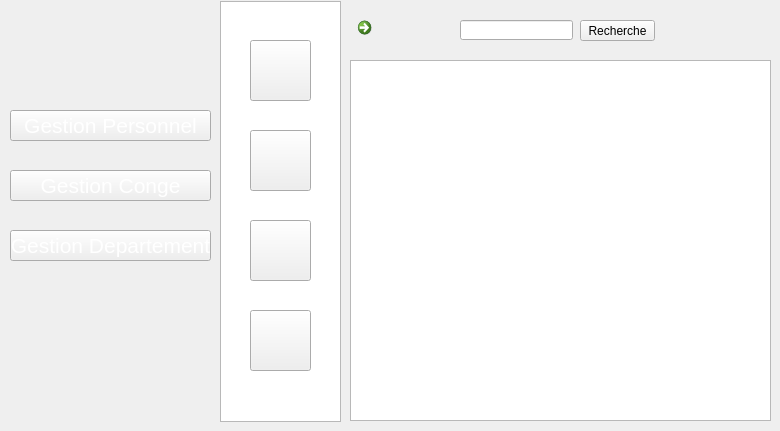
   <widget class="QWidget" name="page_13">
    <widget class="QPushButton" name="pushButton_83">
     <property name="geometry">
      <rect>
       <x>250</x>
       <y>310</y>
       <width>61</width>
       <height>61</height>
      </rect>
     </property>
     <property name="styleSheet">
      <string notr="true">image: url(:/new/prefix1/img/icon-supp2 (1).png);</string>
     </property>
     <property name="text">
      <string/>
     </property>
    </widget>
    <widget class="QPushButton" name="pushButton_84">
     <property name="geometry">
      <rect>
       <x>10</x>
       <y>110</y>
       <width>201</width>
       <height>31</height>
      </rect>
     </property>
     <property name="font">
      <font>
       <pointsize>16</pointsize>
       <weight>50</weight>
       <bold>false</bold>
      </font>
     </property>
     <property name="styleSheet">
      <string notr="true">color: rgb(255, 255, 255);
background-image: url(:/new/prefix1/img/selected2.png);</string>
     </property>
     <property name="text">
      <string>Gestion Personnel</string>
     </property>
    </widget>
    <widget class="QPushButton" name="pushButton_85">
     <property name="geometry">
      <rect>
       <x>10</x>
       <y>170</y>
       <width>201</width>
       <height>31</height>
      </rect>
     </property>
     <property name="font">
      <font>
       <pointsize>16</pointsize>
       <weight>50</weight>
       <bold>false</bold>
      </font>
     </property>
     <property name="styleSheet">
      <string notr="true">color: rgb(255, 255, 255);
</string>
     </property>
     <property name="text">
      <string>Gestion Conge</string>
     </property>
    </widget>
    <widget class="QPushButton" name="pushButton_87">
     <property name="geometry">
      <rect>
       <x>250</x>
       <y>220</y>
       <width>61</width>
       <height>61</height>
      </rect>
     </property>
     <property name="styleSheet">
      <string notr="true">image: url(:/new/prefix1/img/icon-afficher2.png);</string>
     </property>
     <property name="text">
      <string/>
     </property>
    </widget>
    <widget class="QListView" name="listView_9">
     <property name="geometry">
      <rect>
       <x>220</x>
       <y>1</y>
       <width>121</width>
       <height>421</height>
      </rect>
     </property>
     <property name="styleSheet">
      <string notr="true">background-image: url(:/new/prefix1/img/selected.png);</string>
     </property>
    </widget>
    <widget class="QPushButton" name="pushButton_88">
     <property name="geometry">
      <rect>
       <x>250</x>
       <y>130</y>
       <width>61</width>
       <height>61</height>
      </rect>
     </property>
     <property name="styleSheet">
      <string notr="true">image: url(:/new/prefix1/img/icon-modif2 (1).png);</string>
     </property>
     <property name="text">
      <string/>
     </property>
    </widget>
    <widget class="QPushButton" name="pushButton_89">
     <property name="geometry">
      <rect>
       <x>250</x>
       <y>40</y>
       <width>61</width>
       <height>61</height>
      </rect>
     </property>
     <property name="styleSheet">
      <string notr="true">image: url(:/new/prefix1/img/icon-ajout2.png);
background-image: url(:/new/prefix1/img/bg.png);</string>
     </property>
     <property name="text">
      <string/>
     </property>
    </widget>
    <widget class="QTableView" name="tableView_2">
     <property name="geometry">
      <rect>
       <x>350</x>
       <y>60</y>
       <width>421</width>
       <height>361</height>
      </rect>
     </property>
     <property name="styleSheet">
      <string notr="true">background-image: url(:/new/prefix1/img/back.png);</string>
     </property>
    </widget>
    <widget class="QPushButton" name="pushButton_130">
     <property name="geometry">
      <rect>
       <x>10</x>
       <y>230</y>
       <width>201</width>
       <height>31</height>
      </rect>
     </property>
     <property name="font">
      <font>
       <pointsize>16</pointsize>
       <weight>50</weight>
       <bold>false</bold>
      </font>
     </property>
     <property name="styleSheet">
      <string notr="true">color: rgb(255, 255, 255);
</string>
     </property>
     <property name="text">
      <string>Gestion Departement</string>
     </property>
    </widget>
    <widget class="QCommandLinkButton" name="refresh1">
     <property name="geometry">
      <rect>
       <x>350</x>
       <y>10</y>
       <width>41</width>
       <height>41</height>
      </rect>
     </property>
     <property name="text">
      <string/>
     </property>
    </widget>
    <widget class="QLineEdit" name="chercher_2">
     <property name="geometry">
      <rect>
       <x>460</x>
       <y>20</y>
       <width>113</width>
       <height>20</height>
      </rect>
     </property>
    </widget>
    <widget class="QPushButton" name="chercher">
     <property name="geometry">
      <rect>
       <x>580</x>
       <y>20</y>
       <width>75</width>
       <height>21</height>
      </rect>
     </property>
     <property name="text">
      <string>Recherche</string>
     </property>
    </widget>
    <zorder>listView_9</zorder>
    <zorder>pushButton_83</zorder>
    <zorder>pushButton_84</zorder>
    <zorder>pushButton_85</zorder>
    <zorder>pushButton_87</zorder>
    <zorder>pushButton_88</zorder>
    <zorder>pushButton_89</zorder>
    <zorder>tableView_2</zorder>
    <zorder>pushButton_130</zorder>
    <zorder>refresh1</zorder>
    <zorder>chercher_2</zorder>
    <zorder>chercher</zorder>
   </widget>
